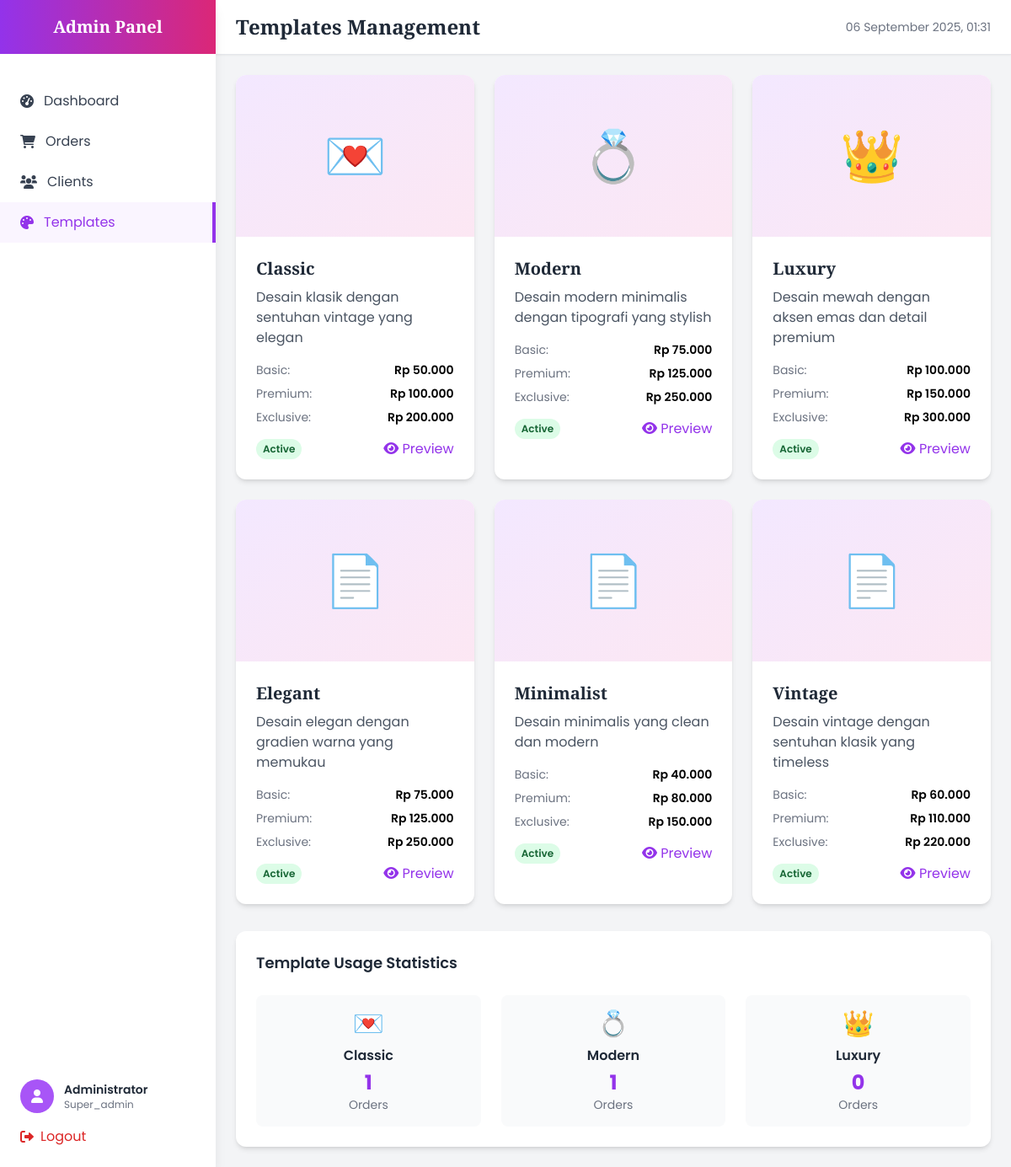
Page /admin/templates.php (signed in) on the committed database.
### tables this page shows
CREATE TABLE IF NOT EXISTS template (
    id INT AUTO_INCREMENT PRIMARY KEY,
    nama VARCHAR(100) NOT NULL,
    slug VARCHAR(100) UNIQUE NOT NULL,
    deskripsi TEXT,
    preview_image VARCHAR(500),
    harga_basic DECIMAL(10,2) DEFAULT 50000,
    harga_premium DECIMAL(10,2) DEFAULT 100000,
    harga_exclusive DECIMAL(10,2) DEFAULT 200000,
    is_active BOOLEAN DEFAULT TRUE,
    created_at TIMESTAMP DEFAULT CURRENT_TIMESTAMP
);

### admin/templates.php (the view, shortened to what this page needs)
<?php
include '../db.php';
$sql = "SELECT * FROM template ORDER BY created_at DESC";
$templates = mysqli_query($conn, $sql);
?>
<!DOCTYPE html>
<html lang="id">
<head>
  <script src="https://cdn.tailwindcss.com"></script>
  <link href="https://cdnjs.cloudflare.com/ajax/libs/font-awesome/6.0.0/css/all.min.css" rel="stylesheet">
</head>
<body class="bg-gray-100 font-body">
  <div class="fixed inset-y-0 left-0 z-50 w-64 bg-white shadow-lg">
    <div class="flex items-center justify-center h-16 bg-gradient-to-r from-purple-600 to-pink-600">
      <h1 class="text-white text-xl font-heading font-bold">Admin Panel</h1>
    </div>
    <nav class="mt-8">
      <a href="dashboard.php" class="flex items-center px-6 py-3 text-gray-700 hover:bg-gray-50 hover:text-purple-600 transition">
        <i class="fas fa-tachometer-alt mr-3"></i>
        Dashboard
      </a>
      <a href="orders.php" class="flex items-center px-6 py-3 text-gray-700 hover:bg-gray-50 hover:text-purple-600 transition">
        <i class="fas fa-shopping-cart mr-3"></i>
        Orders
      </a>
      <a href="clients.php" class="flex items-center px-6 py-3 text-gray-700 hover:bg-gray-50 hover:text-purple-600 transition">
        <i class="fas fa-users mr-3"></i>
        Clients
      </a>
      <a href="templates.php" class="flex items-center px-6 py-3 text-purple-600 bg-purple-50 border-r-4 border-purple-600">
        <i class="fas fa-palette mr-3"></i>
        Templates
      </a>
    </nav>
    <div class="absolute bottom-0 w-full p-6">
      <div class="flex items-center mb-4">
        <div class="w-10 h-10 bg-purple-500 rounded-full flex items-center justify-center">
          <i class="fas fa-user text-white"></i>
        </div>
        <div class="ml-3">
          <p class="text-sm font-semibold text-gray-800"><?= $_SESSION['admin_nama'] ?></p>
          <p class="text-xs text-gray-500"><?= ucfirst($_SESSION['admin_role']) ?></p>
        </div>
      </div>
      <a href="logout.php" class="flex items-center text-red-600 hover:text-red-800 transition">
        <i class="fas fa-sign-out-alt mr-2"></i>
        Logout
      </a>
    </div>
  </div>
  <div class="ml-64">
    <header class="bg-white shadow-sm border-b border-gray-200">
      <div class="px-6 py-4">
        <div class="flex items-center justify-between">
          <h2 class="text-2xl font-heading font-bold text-gray-800">Templates Management</h2>
          <div class="flex items-center space-x-4">
            <span class="text-sm text-gray-500"><?= date('d F Y, H:i') ?></span>
          </div>
        </div>
      </div>
    </header>
    <main class="p-6">
      <div class="grid md:grid-cols-3 gap-6 mb-8">
        <?php while ($template = mysqli_fetch_assoc($templates)): ?>
        <div class="bg-white rounded-xl shadow-md overflow-hidden">
          <div class="h-48 bg-gradient-to-br from-purple-100 to-pink-100 flex items-center justify-center">
            <div class="text-6xl">
              <?php
              switch($template['slug']) {
                  case 'classic': echo '💌'; break;
                  case 'modern': echo '💍'; break;
                  case 'luxury': echo '👑'; break;
                  default: echo '📄';
              }
              ?>
            </div>
          </div>
          <div class="p-6">
            <h3 class="text-xl font-heading font-bold text-gray-800 mb-2"><?= $template['nama'] ?></h3>
            <p class="text-gray-600 mb-4"><?= $template['deskripsi'] ?></p>
            <div class="space-y-2 mb-4">
              <div class="flex justify-between">
                <span class="text-sm text-gray-500">Basic:</span>
                <span class="text-sm font-semibold">Rp <?= number_format($template['harga_basic'], 0, ',', '.') ?></span>
              </div>
              <div class="flex justify-between">
                <span class="text-sm text-gray-500">Premium:</span>
                <span class="text-sm font-semibold">Rp <?= number_format($template['harga_premium'], 0, ',', '.') ?></span>
              </div>
              <div class="flex justify-between">
                <span class="text-sm text-gray-500">Exclusive:</span>
                <span class="text-sm font-semibold">Rp <?= number_format($template['harga_exclusive'], 0, ',', '.') ?></span>
              </div>
            </div>
            <div class="flex items-center justify-between">
              <span class="px-2 py-1 text-xs font-semibold rounded-full <?= $template['is_active'] ? 'bg-green-100 text-green-800' : 'bg-red-100 text-red-800' ?>">
                <?= $template['is_active'] ? 'Active' : 'Inactive' ?>
              </span>
              <a href="../templates/<?= $template['slug'] ?>.php" target="_blank" class="text-purple-600 hover:text-purple-800">
                <i class="fas fa-eye"></i> Preview
              </a>
            </div>
          </div>
        </div>
        <?php endwhile; ?>
      </div>
      <div class="bg-white rounded-xl shadow-md p-6">
        <h3 class="text-lg font-semibold text-gray-800 mb-6">Template Usage Statistics</h3>
        <div class="grid md:grid-cols-3 gap-6">
          <?php
          $template_stats = ['classic', 'modern', 'luxury'];
          foreach ($template_stats as $template_slug):
            $sql = "SELECT COUNT(*) as count FROM undangan WHERE template = '$template_slug'";
            $result = mysqli_query($conn, $sql);
            $count = mysqli_fetch_assoc($result)['count'];
          ?>
          <div class="text-center p-4 bg-gray-50 rounded-lg">
            <div class="text-3xl mb-2">
              <?php
              switch($template_slug) {
                  case 'classic': echo '💌'; break;
                  case 'modern': echo '💍'; break;
                  case 'luxury': echo '👑'; break;
              }
              ?>
            </div>
            <h4 class="font-semibold text-gray-800 mb-1"><?= ucfirst($template_slug) ?></h4>
            <p class="text-2xl font-bold text-purple-600"><?= $count ?></p>
            <p class="text-sm text-gray-500">Orders</p>
          </div>
          <?php endforeach; ?>
        </div>
      </div>
    </main>
  </div>
</body>
</html>

### rows in the picture
template: nama "Classic", deskripsi "Desain klasik dengan sentuhan vintage yang elegan", harga_basic "50.000", harga_premium "100.000", harga_exclusive "200.000", is_active "Active"
template: nama "Modern", deskripsi "Desain modern minimalis dengan tipografi yang stylish", harga_basic "75.000", harga_premium "125.000", harga_exclusive "250.000", is_active "Active"
template: nama "Luxury", deskripsi "Desain mewah dengan aksen emas dan detail premium", harga_basic "100.000", harga_premium "150.000", harga_exclusive "300.000", is_active "Active"
template: nama "Elegant", deskripsi "Desain elegan dengan gradien warna yang memukau", harga_basic "75.000", harga_premium "125.000", harga_exclusive "250.000", is_active "Active"
template: nama "Minimalist", deskripsi "Desain minimalis yang clean dan modern", harga_basic "40.000", harga_premium "80.000", harga_exclusive "150.000", is_active "Active"
template: nama "Vintage", deskripsi "Desain vintage dengan sentuhan klasik yang timeless", harga_basic "60.000", harga_premium "110.000", harga_exclusive "220.000", is_active "Active"

### other values in the picture
$_SESSION['admin_nama'] "Administrator"
$_SESSION['admin_role'] "Super_admin"
$template_slug "Classic"
$count "1"
$template_slug "Modern"
$template_slug "Luxury"
$count "0"
